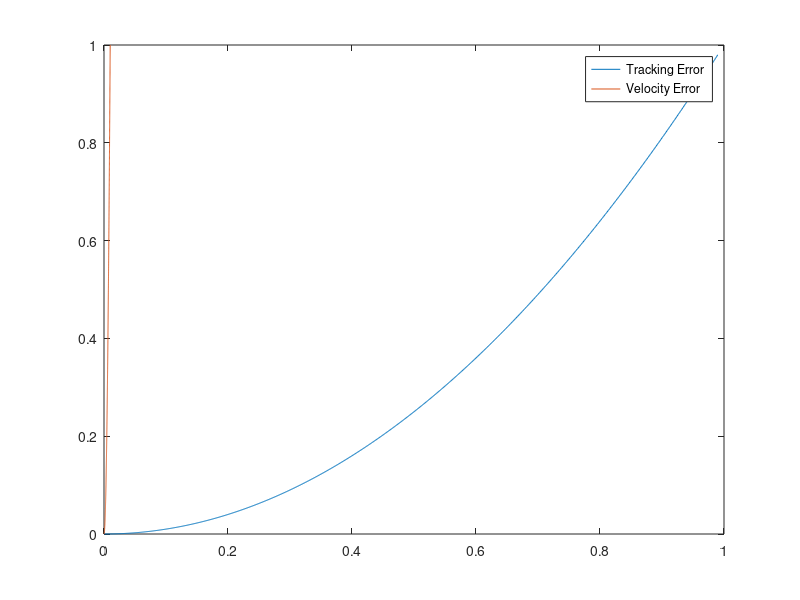

Write the MATLAB code that produced this figure.
%-1000*sqrt(sum(this.track_error.^2)) - 10*norm([0.1;0.1] -this.X(4:5));


x = linspace(0,0.9899,1000);

y = linspace(0,0.01,1000);

figure
plot(x,x.^2)
hold on
plot(y,10000*y.^2)
legend('Tracking Error','Velocity Error')